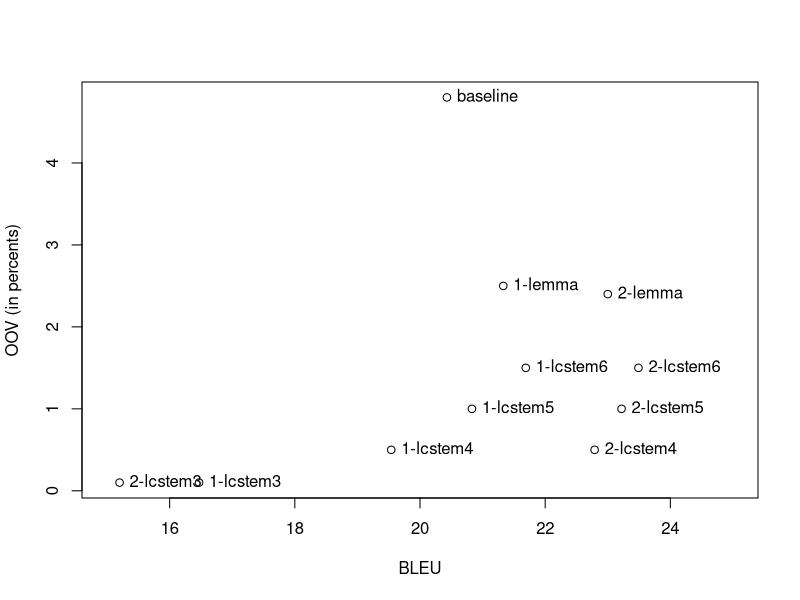

Write the R code that produced this figure.
BLEU<-c(20.43, 21.33, 16.47, 19.54, 20.83, 21.69, 23, 15.2, 22.79, 23.22, 23.49)
OOV<-c(4.8, 2.5, 0.1, 0.5, 1, 1.5, 2.4, 0.1, 0.5, 1, 1.5)
natpisi<-c("baseline", "1-lemma", "1-lcstem3", "1-lcstem4", "1-lcstem5", "1-lcstem6", "2-lemma", "2-lcstem3", "2-lcstem4", "2-lcstem5", "2-lcstem6")



plot(BLEU,OOV, xlim=c(15,25), ylab="OOV (in percents)")
text(BLEU, OOV, natpisi, pos=4)
